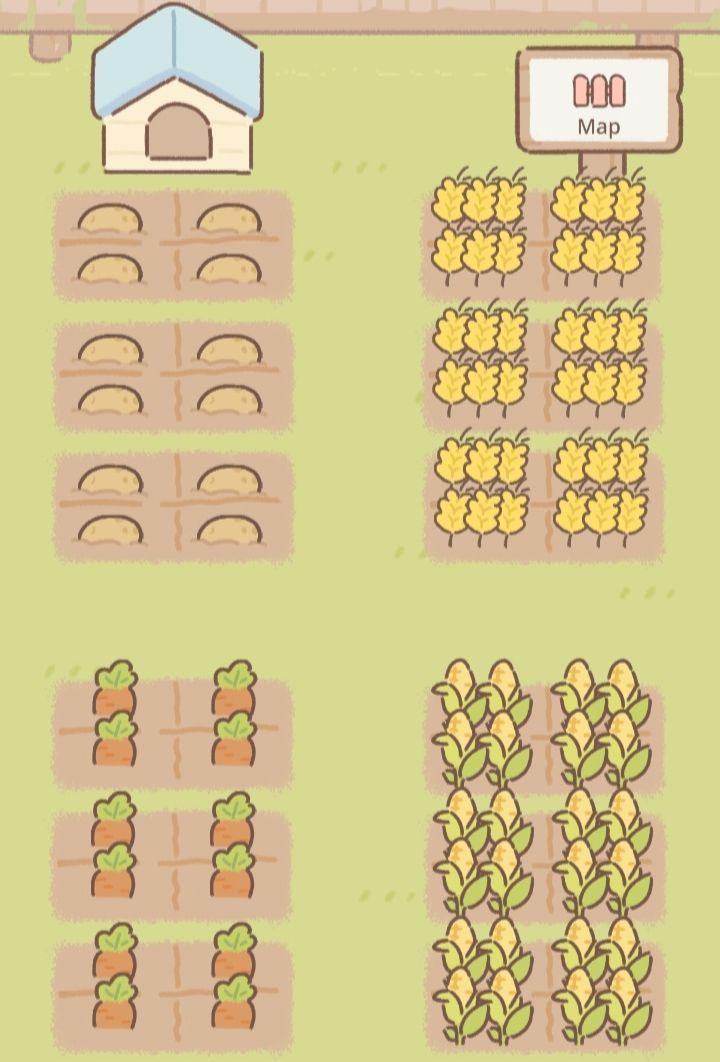
#> input picture assets/pinterest/script đất.jpg, 720 x 1062 px, found by its file name
$ python slice_plot_tiles.py
#> lines starting #> are read from the running program, lines starting #| are printed output that depends on the picture; after the words box and inside, x2 and y2 are one past the last pixel; in counts of white or black regions, pixels touching at a corner belong together
import os
import sys
from collections import deque
from PIL import Image, ImageDraw, ImageFilter

if sys.stdout.encoding != 'utf-8':
    try:
        sys.stdout.reconfigure(encoding='utf-8')
    except Exception:
        pass

PROJECT = r"D:\HayDayOffline"
DEFAULT_IN = os.path.join(PROJECT, "assets", "pinterest", "script đất.jpg")
OUT_DIR = os.path.join(PROJECT, "assets", "sprites", "plots_raw")
MIN_AREA = 8000  # bỏ qua vùng nhỏ (chữ, cỏ lẫn đất)


def is_dirt(r: int, g: int, b: int) -> bool:
    return (130 <= r <= 235 and 95 <= g <= 190 and 60 <= b <= 165
            and 15 <= r - g <= 70 and g - b >= 8)


def main() -> None:
    src = sys.argv[1] if len(sys.argv) > 1 else DEFAULT_IN
    if not os.path.exists(src):
        # Fallback thử tên không dấu hoặc có gạch dưới nếu cần
        alt = os.path.join(PROJECT, "assets", "pinterest", "script_đất.jpg")
        if os.path.exists(alt):
            src = alt
    print(f"Reading source image: {src}")
    os.makedirs(OUT_DIR, exist_ok=True)
    img = Image.open(src).convert("RGB")
#> img is the input picture: PIL image 720x1062 RGB; mean R, G, B 211.3, 197.8, 141.5
    w, h = img.size
#> w = 720; h = 1062
    px = img.load()

    mask = Image.new("L", (w, h), 0)
#> mask: PIL image 720x1062 L; every value is 0
    mp = mask.load()
    for y in range(h):
        for x in range(w):
            if is_dirt(*px[x, y]):
                mp[x, y] = 255
    # Nối các mảnh đất bị cây che thành một vùng liền
    mask = mask.filter(ImageFilter.MaxFilter(7))
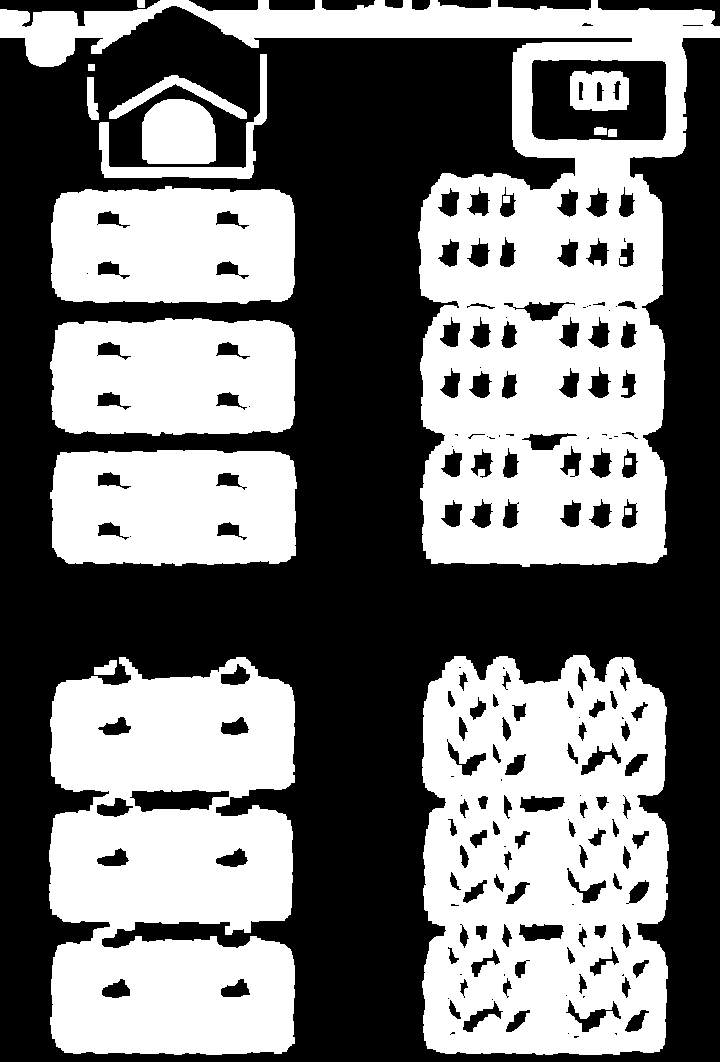
#> mask: PIL image 720x1062 L; 47% white; 19 white regions, largest, box (x1, y1, x2, y2) and area: (0, 0, 720, 567) 109424, (49, 657, 295, 1055) 80350, (422, 655, 669, 1055) 79923
    mp = mask.load()

    seen = bytearray(w * h)
    boxes = []
    for y0 in range(h):
        for x0 in range(w):
            i0 = y0 * w + x0
            if seen[i0] or mp[x0, y0] == 0:
                continue
            seen[i0] = 1
            q = deque([(x0, y0)])
            minx = maxx = x0
            miny = maxy = y0
            area = 0
            while q:
                x, y = q.popleft()
                area += 1
                minx, maxx = min(minx, x), max(maxx, x)
                miny, maxy = min(miny, y), max(maxy, y)
                for nx, ny in ((x + 1, y), (x - 1, y), (x, y + 1), (x, y - 1)):
                    if 0 <= nx < w and 0 <= ny < h:
                        ni = ny * w + nx
                        if not seen[ni] and mp[nx, ny]:
                            seen[ni] = 1
                            q.append((nx, ny))
            if area >= MIN_AREA:
                boxes.append((minx, miny, maxx + 1, maxy + 1))

    boxes.sort(key=lambda b: (b[1] // 100, b[0]))
    debug = img.copy()
    draw = ImageDraw.Draw(debug)
    for i, box in enumerate(boxes, start=1):
        draw.rectangle(box, outline=(255, 0, 0), width=3)
        draw.text((box[0] + 4, box[1] + 4), str(i), fill=(255, 0, 0))
        out = os.path.join(OUT_DIR, f"plot_patch_{i:02d}.png")
        img.crop(box).save(out)
        print(f"plot_patch_{i:02d}: box={box} size={box[2]-box[0]}x{box[3]-box[1]}")
#> this loop made 6 passes
#> pass 1, in main, `img.crop(box).save(out)`:
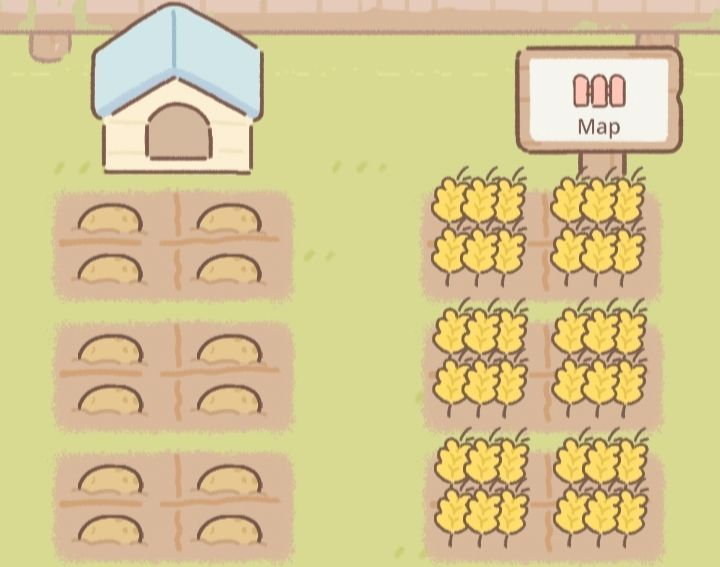
#> saved as plot_patch_01.png: PIL image 720x567 RGB; mean R, G, B 213.7, 198.9, 145.9
#> pass 2, in main, `img.crop(box).save(out)`:
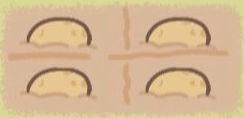
#> saved as plot_patch_02.png: PIL image 244x118 RGB; mean R, G, B 212.7, 183, 145.7

    debug_path = os.path.join(OUT_DIR, "debug_plot_boxes.png")
    debug.save(debug_path)
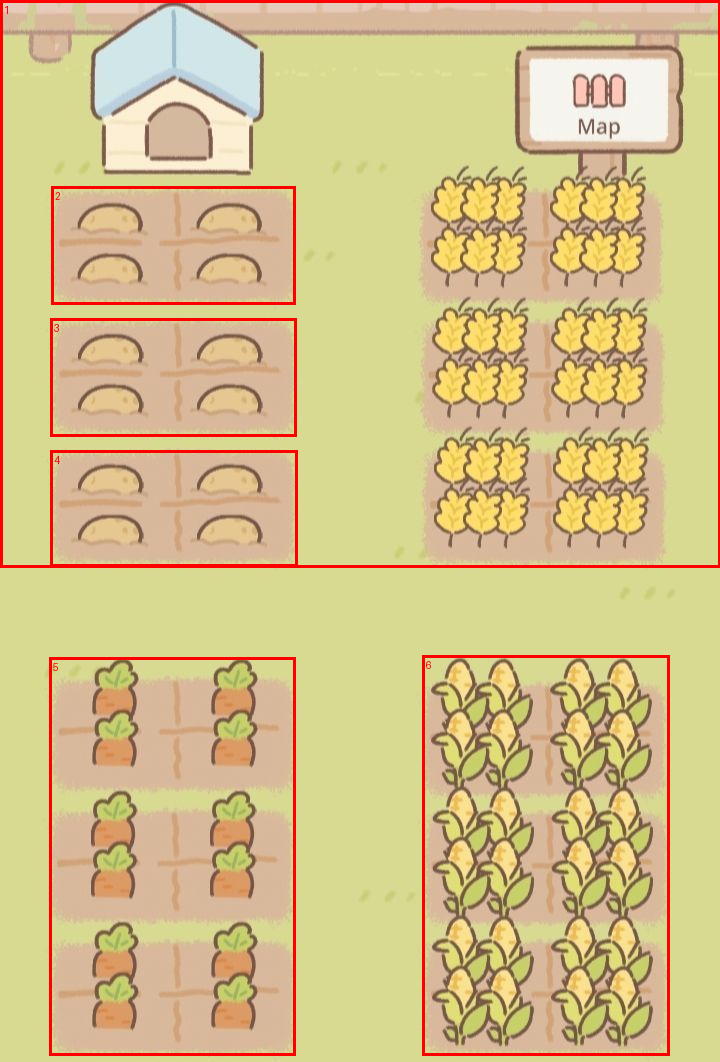
#> saved as debug_plot_boxes.png: PIL image 720x1062 RGB; mean R, G, B 212.3, 192, 137.3
    print("=" * 60)
    print(f"Tìm thấy {len(boxes)} mảng đất. Xem khung đỏ tại: {debug_path}")
#| Tìm thấy 6 mảng đất. Xem khung đỏ tại: D:\HayDayOffline/assets/sprites/plots_raw/debug_plot_boxes.png


if __name__ == "__main__":
    main()
